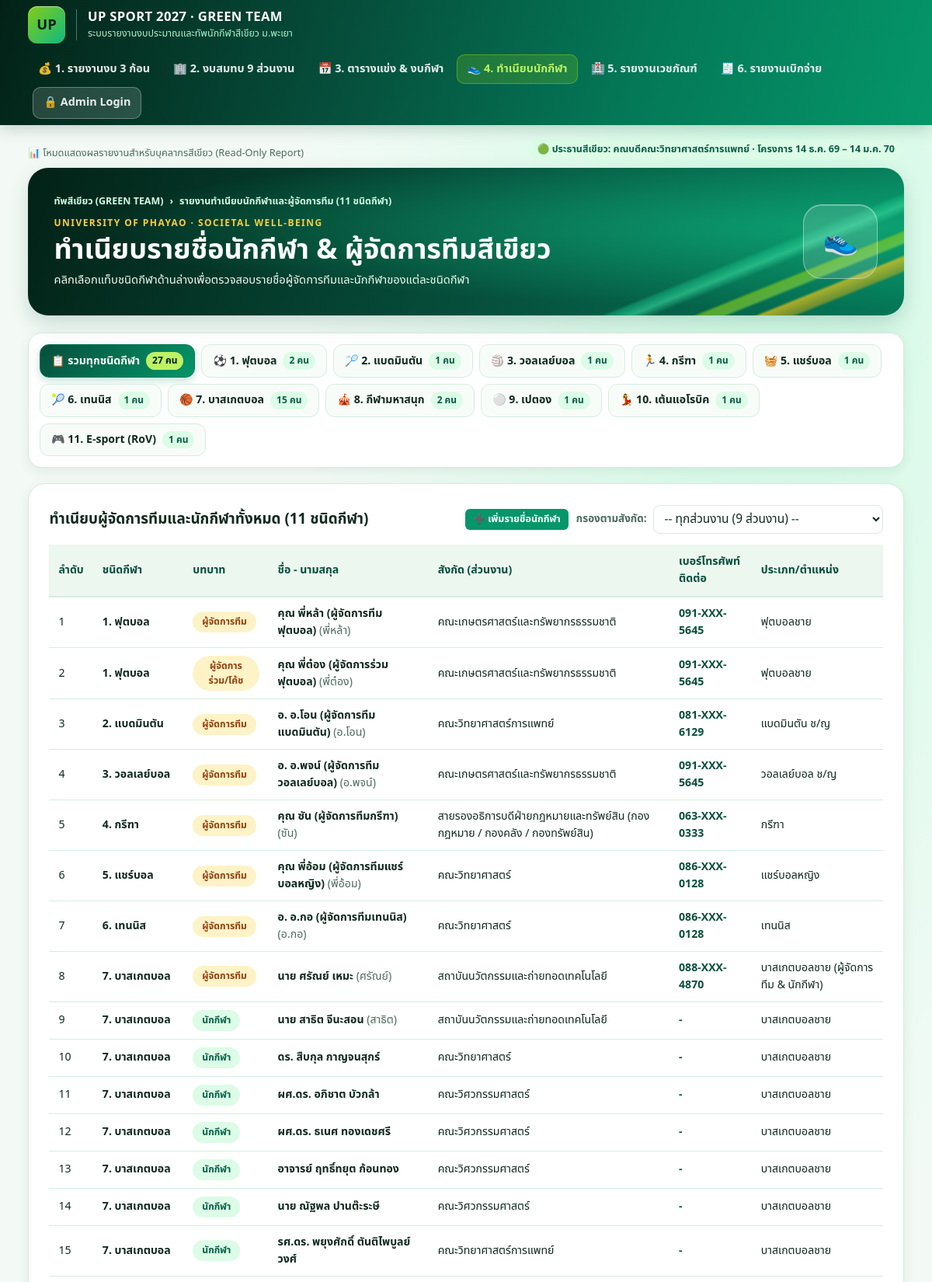
The app's page /athletes.php (upper part) with its own data.
### tables this page shows
CREATE TABLE sports (
    id INT AUTO_INCREMENT PRIMARY KEY,
    sport_no INT NOT NULL UNIQUE,
    sport_name VARCHAR(100) NOT NULL,
    sport_type VARCHAR(100) NOT NULL,
    default_venue VARCHAR(150) NOT NULL,
    manager_unit_id INT NULL,
    manager_unit VARCHAR(150) NOT NULL,
    manager_name VARCHAR(150) NOT NULL,
    manager_phone VARCHAR(50) NULL,
    sub_manager_name VARCHAR(150) NULL,
    sub_manager_phone VARCHAR(50) NULL,
    target_athletes INT NOT NULL DEFAULT 15,
    registered_athletes INT NOT NULL DEFAULT 0,
    practice_days INT NOT NULL DEFAULT 3,
    practice_cost_per_day DECIMAL(10,2) NOT NULL DEFAULT 150.00,
    match_days INT NOT NULL DEFAULT 3,
    match_cost_per_day DECIMAL(10,2) NOT NULL DEFAULT 300.00,
    extra_consumables_cost DECIMAL(10,2) NOT NULL DEFAULT 0.00,
    alloc_tranche_1 DECIMAL(10,2) NOT NULL DEFAULT 0.00,
    alloc_tranche_2 DECIMAL(10,2) NOT NULL DEFAULT 0.00,
    alloc_tranche_3 DECIMAL(10,2) NOT NULL DEFAULT 0.00,
    sponsor_bottles_per_match INT NOT NULL DEFAULT 15,
    cooling_spray_quota INT NOT NULL DEFAULT 1,
    medical_risk ENUM('LOW', 'MEDIUM', 'HIGH') DEFAULT 'MEDIUM',
    notes TEXT NULL,
    FOREIGN KEY (manager_unit_id) REFERENCES units(id) ON DELETE SET NULL
);

CREATE TABLE sport_members (
    id INT AUTO_INCREMENT PRIMARY KEY,
    sport_id INT NOT NULL,
    unit_id INT NOT NULL,
    department_name VARCHAR(150) NULL,
    member_role ENUM('MANAGER', 'COACH', 'ATHLETE', 'SUB_ATHLETE', 'COORDINATOR') NOT NULL DEFAULT 'ATHLETE',
    title_prefix VARCHAR(50) NULL,
    full_name VARCHAR(150) NOT NULL,
    nickname VARCHAR(60) NULL,
    gender ENUM('M', 'F', 'OTHER') DEFAULT 'M',
    personnel_type ENUM('STAFF', 'EMPLOYEE', 'EXECUTIVE') DEFAULT 'STAFF',
    phone VARCHAR(50) NOT NULL,
    line_id VARCHAR(100) NULL,
    competition_category VARCHAR(255) NULL,
    shirt_size VARCHAR(10) DEFAULT 'L',
    food_allergy_or_medical VARCHAR(255) NULL,
    join_parade TINYINT(1) NOT NULL DEFAULT 0,
    join_cheer TINYINT(1) NOT NULL DEFAULT 0,
    join_bmi TINYINT(1) NOT NULL DEFAULT 1,
    created_at TIMESTAMP DEFAULT CURRENT_TIMESTAMP,
    FOREIGN KEY (sport_id) REFERENCES sports(id) ON DELETE CASCADE,
    FOREIGN KEY (unit_id) REFERENCES units(id) ON DELETE RESTRICT
);

### config/db.php (called while the page is built, shortened)
<?php
function h($str): string {
    return htmlspecialchars((string)$str, ENT_QUOTES, 'UTF-8');
}
function mask_phone($phone, bool $show_full = false): string {
    $raw = trim((string)$phone);
    if ($raw === '' || $raw === '-' || $show_full) {
        return $raw;
    }
    $digits = preg_replace('/\D+/', '', $raw);
    if (strlen($digits) >= 9) {
        return substr($digits, 0, 3) . '-XXX-' . substr($digits, -4);
    }
    return $raw;
}

### config/auth.php (called while the page is built, shortened)
<?php
require_once __DIR__ . '/db.php';
function is_admin_logged_in(): bool {
    if (empty($_SESSION['green_admin_logged_in'])) {
        return false;
    }
    return true;
}

### athletes.php (the view, shortened to what this page needs)
<?php
require_once __DIR__ . '/config/auth.php';
$filter_sport = isset($_GET['sport_id']) ? (int)$_GET['sport_id'] : (isset($_POST['sport_id']) ? (int)$_POST['sport_id'] : 0);
$sports = $pdo->query("
    SELECT s.*,
           (SELECT COUNT(*) FROM sport_members sm WHERE sm.sport_id = s.id) AS member_count
    FROM sports s
    ORDER BY s.sport_no ASC
")->fetchAll();
$total_all_members = array_sum(array_column($sports, 'member_count'));
$active_sport_info = null;
$sql = "
    SELECT sm.*, s.sport_no, s.sport_name,
           COALESCE(NULLIF(sm.department_name, ''), u.unit_name) AS unit_name
    FROM sport_members sm
    JOIN sports s ON s.id = sm.sport_id
    JOIN units u ON u.id = sm.unit_id
    WHERE 1=1
";
$params = [];
$sql .= " ORDER BY s.sport_no ASC, FIELD(sm.member_role, 'MANAGER', 'COACH', 'COORDINATOR', 'ATHLETE', 'SUB_ATHLETE'), sm.id ASC";
$stmt = $pdo->prepare($sql);
$stmt->execute($params);
$members = $stmt->fetchAll();
$role_labels = [
    'MANAGER'     => ['ผู้จัดการทีม', 'warn'],
    'COACH'       => ['ผู้จัดการร่วม/โค้ช', 'warn'],
    'COORDINATOR' => ['ผู้ประสานงานส่วนงาน', 'info'],
    'ATHLETE'     => ['นักกีฬา', ''],
    'SUB_ATHLETE' => ['นักกีฬาตัวสำรอง', 'info'],
];
$sport_icons = [
    1 => '⚽', 2 => '🏸', 3 => '🏐', 4 => '🏃', 5 => '🧺',
    6 => '🎾', 7 => '🏀', 8 => '🎪', 9 => '⚪', 10 => '💃', 11 => '🎮'
];
require_once __DIR__ . '/includes/header.php';
?>
<div class="sport-tabs-bar">
  <a href="athletes.php" class="sport-tab-pill <?= $filter_sport === 0 ? 'active' : '' ?>">
    <span>📋 รวมทุกชนิดกีฬา</span>
    <span class="sport-tab-count"><?= (int)$total_all_members ?> คน</span>
  </a>
  <?php foreach ($sports as $sp):
    $sid = (int)$sp['id'];
    $sno = (int)$sp['sport_no'];
    $ico = $sport_icons[$sno] ?? '🏅';
    $is_active = ($filter_sport === $sid);
  ?>
    <a href="athletes.php?sport_id=<?= $sid ?>" class="sport-tab-pill <?= $is_active ? 'active' : '' ?>">
      <span><?= $ico ?> <?= $sno ?>. <?= h($sp['sport_name']) ?></span>
      <span class="sport-tab-count"><?= (int)$sp['member_count'] ?> คน</span>
    </a>
  <?php endforeach; ?>
</div>
<div class="white-shell">
  <div style="display:flex; justify-content:space-between; align-items:center; flex-wrap:wrap; gap:10px; margin-bottom:14px;">
    <h2 style="font-size:1.18rem; font-weight:800;">
      <?= $active_sport_info ? 'ทำเนียบผู้จัดการทีมและนักกีฬา: ' . h($active_sport_info['sport_name']) : 'ทำเนียบผู้จัดการทีมและนักกีฬาทั้งหมด (11 ชนิดกีฬา)' ?>
    </h2>
    <div style="display:flex; align-items:center; gap:10px; flex-wrap:wrap;">
      <button type="button" class="btn-primary btn-sm" onclick="toggleRegForm()">➕ เพิ่มรายชื่อนักกีฬา</button>
      <form method="get" style="display:flex; align-items:center; gap:8px; margin:0;">
        <label style="font-size:0.84rem; font-weight:700; color:var(--muted);">กรองตามสังกัด:</label>
        <select name="dept" class="form-control" style="width:auto; padding:5px 10px;" onchange="this.form.submit()">
          <option value="">-- ทุกส่วนงาน (9 ส่วนงาน) --</option>
        </select>
      </form>
    </div>
  </div>
  <div style="overflow-x:auto;">
    <table class="up-table">
      <thead>
        <tr>
          <th>ลำดับ</th>
          <th>ชนิดกีฬา</th>
          <th>บทบาท</th>
          <th>ชื่อ - นามสกุล</th>
          <th>สังกัด (ส่วนงาน)</th>
          <th>เบอร์โทรศัพท์ติดต่อ</th>
          <th>ประเภท/ตำแหน่ง</th>
        </tr>
      </thead>
      <tbody>
        <?php if (empty($members)): ?>
          <tr>
            <td colspan="7" style="text-align:center; padding:24px; color:var(--muted);">ยังไม่มีรายชื่อนักกีฬาในหมวดนี้</td>
          </tr>
        <?php else: ?>
          <?php foreach ($members as $idx => $m):
            [$r_text, $r_cls] = $role_labels[$m['member_role']] ?? [$m['member_role'], ''];
          ?>
          <tr>
            <td><?= $idx + 1 ?></td>
            <td><strong><?= (int)$m['sport_no'] ?>. <?= h($m['sport_name']) ?></strong></td>
            <td><span class="status-pill <?= $r_cls ?>"><?= h($r_text) ?></span></td>
            <td>
              <strong><?= h(trim($m['title_prefix'] . ' ' . $m['full_name'])) ?></strong>
              <?php if ($m['nickname']): ?>
                <span style="color:var(--muted);"> (<?= h($m['nickname']) ?>)</span>
              <?php endif; ?>
            </td>
            <td><?= h($m['unit_name']) ?></td>
            <td style="font-weight:750; color:var(--green-dark);"><?= h(mask_phone($m['phone'], is_admin_logged_in())) ?></td>
            <td><?= h($m['competition_category'] ?: '-') ?></td>
          </tr>
          <?php endforeach; ?>
        <?php endif; ?>
      </tbody>
    </table>
  </div>
</div>
<?php require_once __DIR__ . '/includes/footer.php'; ?>

### assets/css/green-theme.css (style rules this page uses)
:root { --ink: #0f291e; --muted: #4b6b5c; --deep: #042f1f; --green: #059669; --green-dark: #064e3b; --green-mid: #047857; --hot: #84cc16; --gold: #f9ce40; --paper: #f3faf6; --line: #d5ece0; --white: #ffffff; --radius: 16px; --shadow: 0 5px 15px rgba(6, 57, 38, 0.08); --max: 1408px; --pad: clamp(16px, 3vw, 40px); --thai: "Noto Sans Thai", "Leelawadee UI", "Tahoma", system-ui, sans-serif; }
*, *::before, *::after { box-sizing: border-box; }
html { color-scheme: light; }
body { margin: 0; background: radial-gradient(ellipse at 83% 13%, #d1fae5 0, transparent 38rem), var(--paper); color: var(--ink); font: 15.5px/1.56 var(--thai); font-variant-numeric: tabular-nums; min-height: 100vh; }
h1, h2, h3, h4, p { margin: 0; }
a { color: var(--green-dark); text-decoration: none; }
button, input, select, textarea { font: inherit; }
button, select { cursor: pointer; }
.white-shell { background: var(--white); border-radius: 22px; border: 1px solid var(--line); box-shadow: var(--shadow); padding: clamp(18px, 2.2vw, 28px); margin-bottom: 22px; }
.status-pill { display: inline-block; padding: 4px 12px; border-radius: 99px; font-size: 0.76rem; font-weight: 750; text-align: center; background: #dcfce7; color: #065f46; }
.status-pill.warn { background: #fef3c7; color: #92400e; }
.up-table { width: 100%; border-collapse: collapse; font-size: 0.88rem; }
.up-table th { text-align: left; padding: 11px 12px; background: #ecf7f0; color: var(--green-dark); font-weight: 750; border-bottom: 2px solid var(--line); }
.up-table td { padding: 10px 12px; border-bottom: 1px solid var(--line); vertical-align: middle; }
.form-control { width: 100%; padding: 7px 10px; border-radius: 8px; border: 1px solid var(--line); background: #fff; color: var(--ink); }
.btn-primary { background: var(--green); color: #fff; border: 0; padding: 8px 16px; border-radius: 8px; font-weight: 750; transition: background 0.15s; }
.btn-sm { padding: 4px 10px; font-size: 0.78rem; border-radius: 6px; }

### athletes.php (style rules this page uses)
.sport-tabs-bar { display: flex; flex-wrap: wrap; gap: 8px; margin-bottom: 20px; background: #ffffff; padding: 14px; border-radius: 18px; border: 1px solid var(--line); box-shadow: var(--shadow); }
.sport-tab-pill { display: inline-flex; align-items: center; gap: 8px; padding: 9px 14px; border-radius: 12px; border: 1px solid var(--line); background: #f8fcf9; color: var(--ink); font-weight: 700; font-size: 0.88rem; text-decoration: none; transition: all 0.15s ease; }
.sport-tab-pill.active { background: linear-gradient(135deg, #064e3b, #059669); color: #ffffff; border-color: #047857; box-shadow: 0 4px 12px rgba(5, 150, 105, 0.25); }
.sport-tab-count { padding: 2px 8px; border-radius: 99px; font-size: 0.75rem; font-weight: 800; background: #dcfce7; color: #065f46; }
.sport-tab-pill.active .sport-tab-count { background: #bef264; color: #032217; }

### records on screen
sports: sport_no "⚽", sport_no "1", sport_name "ฟุตบอล", member_count "2"
sports: sport_no "🏸", sport_no "2", sport_name "แบดมินตัน", member_count "1"
sports: sport_no "🏐", sport_no "3", sport_name "วอลเลย์บอล", member_count "1"
sports: sport_no "🏃", sport_no "4", sport_name "กรีฑา", member_count "1"
sports: sport_no "🧺", sport_no "5", sport_name "แชร์บอล", member_count "1"
sports: sport_no "🎾", sport_no "6", sport_name "เทนนิส", member_count "1"
sports: sport_no "🏀", sport_no "7", sport_name "บาสเกตบอล", member_count "15"
sports: sport_no "🎪", sport_no "8", sport_name "กีฬามหาสนุก", member_count "2"
sports: sport_no "⚪", sport_no "9", sport_name "เปตอง", member_count "1"
sports: sport_no "💃", sport_no "10", sport_name "เต้นแอโรบิค", member_count "1"
sports: sport_no "🎮", sport_no "11", sport_name "E-sport (RoV)", member_count "1"
sport_members: sport.sport_no "1", sport.sport_name "ฟุตบอล", r_text "ผู้จัดการทีม", title_prefix+full_name "คุณ พี่หล้า (ผู้จัดการทีมฟุตบอล)", nickname "พี่หล้า", unit_name "คณะเกษตรศาสตร์และทรัพยากรธรรมชาติ", phone "091-XXX-5645", competition_category "ฟุตบอลชาย"
sport_members: sport.sport_no "1", sport.sport_name "ฟุตบอล", r_text "ผู้จัดการร่วม/โค้ช", title_prefix+full_name "คุณ พี่ต๋อง (ผู้จัดการร่วมฟุตบอล)", nickname "พี่ต๋อง", unit_name "คณะเกษตรศาสตร์และทรัพยากรธรรมชาติ", phone "091-XXX-5645", competition_category "ฟุตบอลชาย"
sport_members: sport.sport_no "2", sport.sport_name "แบดมินตัน", r_text "ผู้จัดการทีม", title_prefix+full_name "อ. อ.โอน (ผู้จัดการทีมแบดมินตัน)", nickname "อ.โอน", unit_name "คณะวิทยาศาสตร์การแพทย์", phone "081-XXX-6129", competition_category "แบดมินตัน ช/ญ"
sport_members: sport.sport_no "3", sport.sport_name "วอลเลย์บอล", r_text "ผู้จัดการทีม", title_prefix+full_name "อ. อ.พจน์ (ผู้จัดการทีมวอลเลย์บอล)", nickname "อ.พจน์", unit_name "คณะเกษตรศาสตร์และทรัพยากรธรรมชาติ", phone "091-XXX-5645", competition_category "วอลเลย์บอล ช/ญ"
sport_members: sport.sport_no "4", sport.sport_name "กรีฑา", r_text "ผู้จัดการทีม", title_prefix+full_name "คุณ ซัน (ผู้จัดการทีมกรีฑา)", nickname "ซัน", unit_name "สายรองอธิการบดีฝ่ายกฎหมายและทรัพย์สิน (กองกฎหมาย / กองคลัง / กองทรัพย์สิน)", phone "063-XXX-0333", competition_category "กรีฑา"
sport_members: sport.sport_no "5", sport.sport_name "แชร์บอล", r_text "ผู้จัดการทีม", title_prefix+full_name "คุณ พี่อ้อม (ผู้จัดการทีมแชร์บอลหญิง)", nickname "พี่อ้อม", unit_name "คณะวิทยาศาสตร์", phone "086-XXX-0128", competition_category "แชร์บอลหญิง"
sport_members: sport.sport_no "6", sport.sport_name "เทนนิส", r_text "ผู้จัดการทีม", title_prefix+full_name "อ. อ.กอ (ผู้จัดการทีมเทนนิส)", nickname "อ.กอ", unit_name "คณะวิทยาศาสตร์", phone "086-XXX-0128", competition_category "เทนนิส"
sport_members: sport.sport_no "7", sport.sport_name "บาสเกตบอล", r_text "ผู้จัดการทีม", title_prefix+full_name "นาย ศรัณย์ เหมะ", nickname "ศรัณย์", unit_name "สถาบันนวัตกรรมและถ่ายทอดเทคโนโลยี", phone "088-XXX-4870", competition_category "บาสเกตบอลชาย (ผู้จัดการทีม & นักกีฬา)"
sport_members: sport.sport_no "7", sport.sport_name "บาสเกตบอล", r_text "นักกีฬา", title_prefix+full_name "นาย สาธิต จีนะสอน", nickname "สาธิต", unit_name "สถาบันนวัตกรรมและถ่ายทอดเทคโนโลยี", phone "-", competition_category "บาสเกตบอลชาย"
sport_members: sport.sport_no "7", sport.sport_name "บาสเกตบอล", r_text "นักกีฬา", title_prefix+full_name "ดร. สืบกุล กาญจนสุกร์", unit_name "คณะวิทยาศาสตร์", phone "-", competition_category "บาสเกตบอลชาย"
sport_members: sport.sport_no "7", sport.sport_name "บาสเกตบอล", r_text "นักกีฬา", title_prefix+full_name "ผศ.ดร. อภิชาต บัวกล้า", unit_name "คณะวิศวกรรมศาสตร์", phone "-", competition_category "บาสเกตบอลชาย"
sport_members: sport.sport_no "7", sport.sport_name "บาสเกตบอล", r_text "นักกีฬา", title_prefix+full_name "ผศ.ดร. ธเนศ ทองเดชศรี", unit_name "คณะวิศวกรรมศาสตร์", phone "-", competition_category "บาสเกตบอลชาย"
sport_members: sport.sport_no "7", sport.sport_name "บาสเกตบอล", r_text "นักกีฬา", title_prefix+full_name "อาจารย์ ฤทธิ์ทยุต ก้อนทอง", unit_name "คณะวิศวกรรมศาสตร์", phone "-", competition_category "บาสเกตบอลชาย"
sport_members: sport.sport_no "7", sport.sport_name "บาสเกตบอล", r_text "นักกีฬา", title_prefix+full_name "นาย ณัฐพล ปานต๊ะระษี", unit_name "คณะวิศวกรรมศาสตร์", phone "-", competition_category "บาสเกตบอลชาย"
sport_members: sport.sport_no "7", sport.sport_name "บาสเกตบอล", r_text "นักกีฬา", title_prefix+full_name "รศ.ดร. พยุงศักดิ์ ตันติไพบูลย์วงศ์", unit_name "คณะวิทยาศาสตร์การแพทย์", phone "-", competition_category "บาสเกตบอลชาย"

### other values on screen
$page_crumb "รายงานทำเนียบนักกีฬาและผู้จัดการทีม (11 ชนิดกีฬา)"
$page_heading "ทำเนียบรายชื่อนักกีฬา & ผู้จัดการทีมสีเขียว"
$page_desc "คลิกเลือกแท็บชนิดกีฬาด้านล่างเพื่อตรวจสอบรายชื่อผู้จัดการทีมและนักกีฬาของแต่ละชนิดกีฬา"
$page_icon "👟"
$total_all_members "27"
